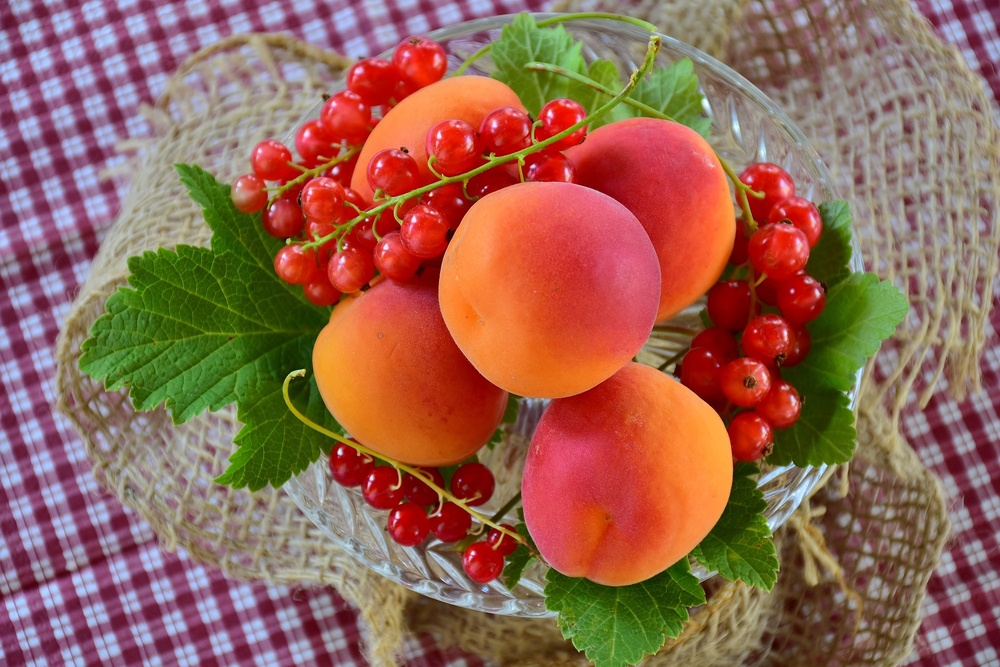
%> input picture apricots-2444808_1920.jpg, 1000 x 667 px, shrunk from 1920 x 1280 before the run
$ octave FLablasian.m   (GNU Octave 9; MATLAB toolbox functions it lacks are replaced by stand-ins)
%> lines starting %> are read from the running program, lines starting %| are printed output that depends on the picture
img = imread('apricots-2444808_1920.jpg');          % Read image
%> img is the input picture: size 667x1000x3 uint8; mean R, G, B 148.8, 101.1, 83.7
gray = im2double(rgb2gray(img));     % Convert to grayscale and double
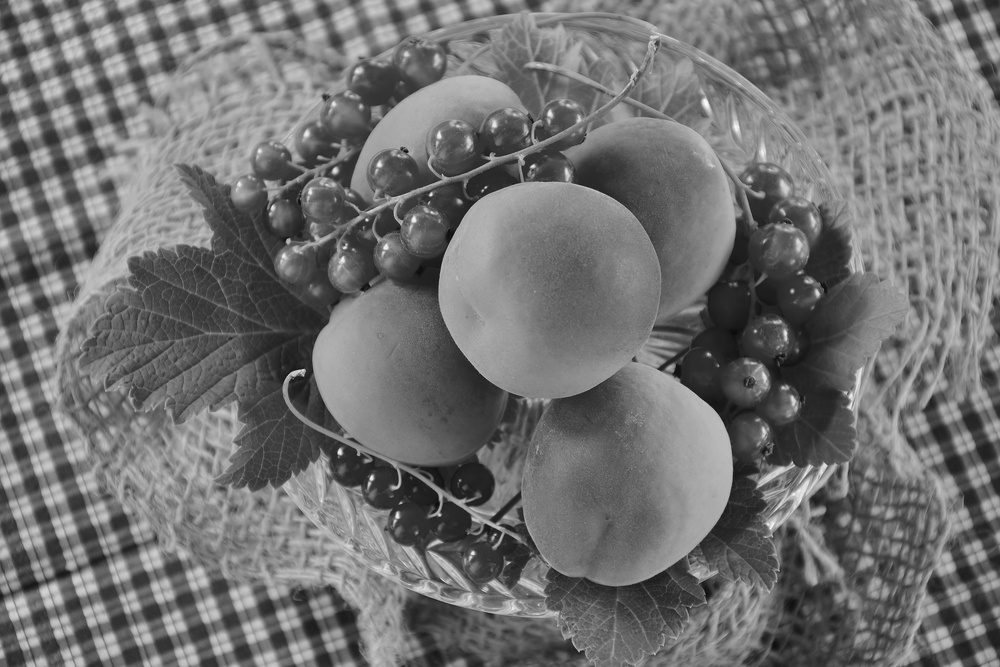
%> gray: size 667x1000 double; min 0.0275, max 0.973, mean 0.445

h = fspecial('laplacian', 0.2);       % Create Laplacian filter
sharp = gray - imfilter(gray, h);     % Enhance details by subtracting
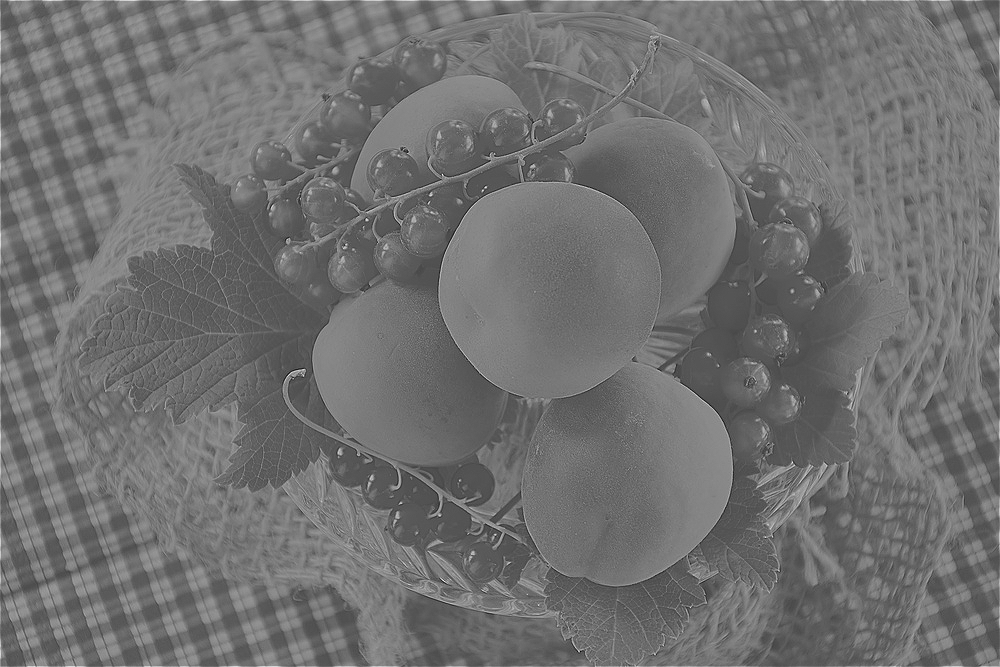
%> sharp: size 667x1000 double; min -0.748, max 1.95, mean 0.447; drawn with min black and max white

imshowpair(gray, sharp, 'montage');   % Show original and enhanced side by side
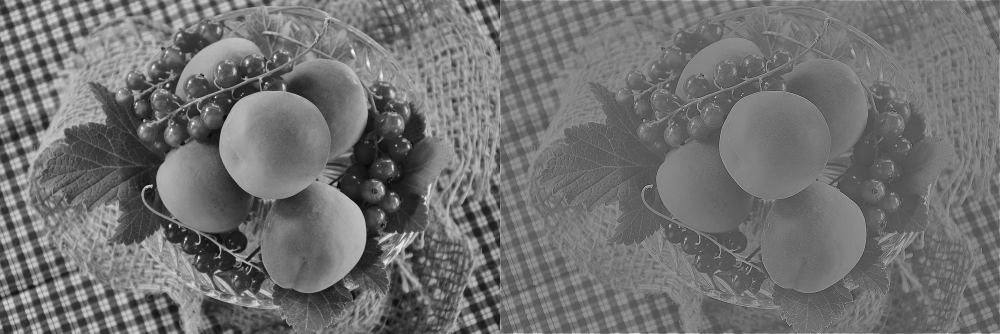
%> displayed picture: size 667x2000, on the screen's scale of 0 to 255 (shown at 1/2 size); min 0, max 255, mean 112.7
title('Original Image (Left) | Enhanced Image (Right)');

$ run again, with apricots-2523272_1920.jpg copied over apricots-2444808_1920.jpg
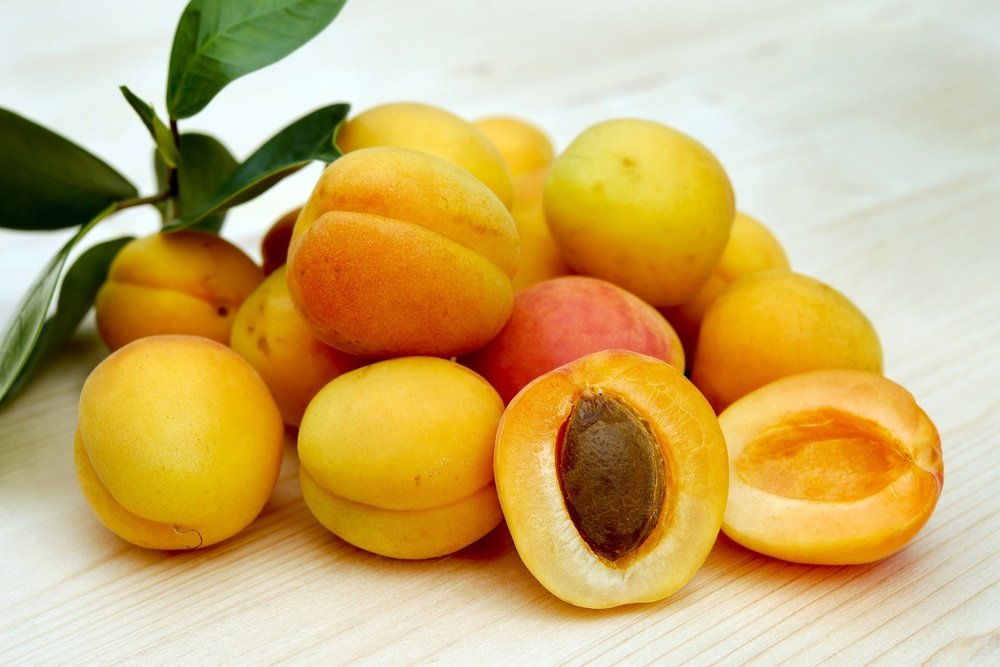
%> input picture apricots-2523272_1920.jpg, 1000 x 667 px, shrunk from 1920 x 1280 before the run
%> img is the input picture: size 667x1000x3 uint8; mean R, G, B 203.8, 175.3, 110.7
%> `sharp = gray - imfilter(gray, h);`:
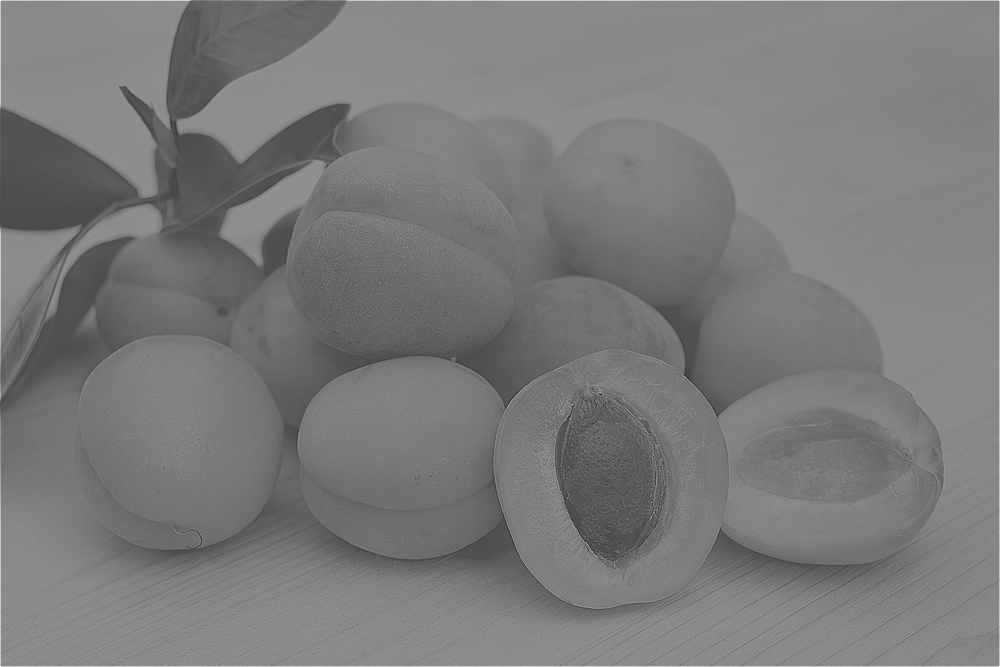
%> sharp: size 667x1000 double; min -1.02, max 2.56, mean 0.696; drawn with min black and max white
%> `imshowpair(gray, sharp, 'montage');`:
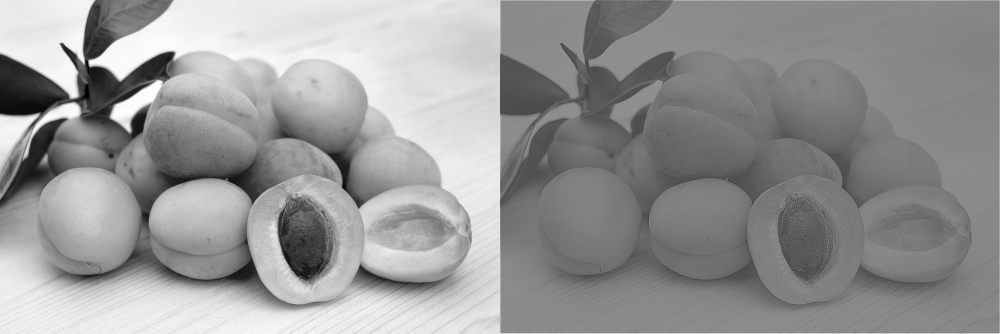
%> displayed picture: size 667x2000, on the screen's scale of 0 to 255 (shown at 1/2 size); min 0, max 255, mean 149.8

$ run again, with images(7).jpg copied over apricots-2444808_1920.jpg
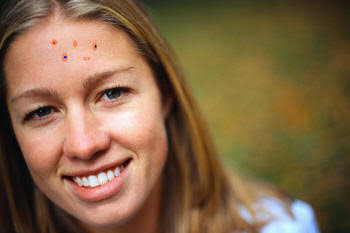
%> input picture images(7).jpg, 350 x 233 px
%> img is the input picture: size 233x350x3 uint8; mean R, G, B 129.4, 101.2, 70.5
%> `sharp = gray - imfilter(gray, h);`:
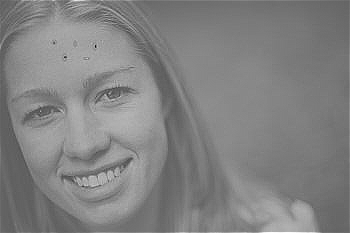
%> sharp: size 233x350 double; min -1.05, max 1.83, mean 0.419; drawn with min black and max white
%> `imshowpair(gray, sharp, 'montage');`:
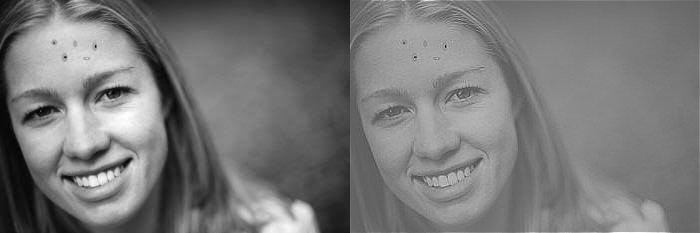
%> displayed picture: size 233x700, on the screen's scale of 0 to 255; min 0, max 255, mean 119.6
